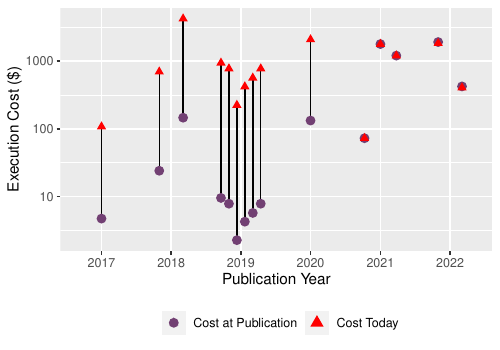

Generate this figure with R:
library(readr)
library(dplyr)
library(tidyr)
library(igraph)
library(graphlayouts)
library(ggraph)
library(ggplot2)

extraction <- read_csv("data/cost.csv", 
                            col_types = cols(`Avg. Cost / Instance Ex` = col_number(), 
                                             `One Time Cost` = col_number(),
                                             `Year` = col_date(format = "%Y")), 
                            skip = 1) %>%
  filter(Included == TRUE) %>%
  filter(Cost == TRUE)

gasprice <- read_csv("data/gasprice.csv",
                     col_types = cols(`Date(UTC)` = col_date(format = "%m/%d/%Y")))
eth_usd <- read_csv("data/eth-usd.csv",
                    col_types = cols(Date = col_date(format = "%Y-%m-%d")))


colors = c("#724073", "#1E2759", "#124019", "#F2DC6D", "#000000")
cost_column_name <- "Avg. Cost / Instance Ex"
wei_to_eth <- function(wei) {
  wei / 10^18
}
stopifnot(all.equal(wei_to_eth(1000000000000000000), 1))
          
# Cost
#######################################################
extraction_cost <- extraction %>%
  filter(Cost == TRUE) %>%
  filter(Unit == 'Gas') %>%
  select(Year, Title, cost_column_name, "One Time Cost", "Case", "Unit") %>%
  drop_na(cost_column_name)

# Convert Wei to ETH
gasprice$`Value (Eth)` <- gasprice$`Value (Wei)` %>% 
  wei_to_eth

# We're only interested in the yearly prices
gasprice$`Year` <- strftime(gasprice$`Date(UTC)`, "%Y")
gasprice <- aggregate(`Value (Eth)` ~ Year,
                        gasprice,
                        FUN = mean)

eth_usd$Year <- strftime(eth_usd$Date, "%Y")
eth_usd <- aggregate(`Open` ~ Year,
                     eth_usd,
                     FUN = mean)

extraction_cost$Date <- extraction_cost$Year
extraction_cost$Year <- strftime(extraction_cost$Date, "%Y")

# Calculate Ex price in ETH
extraction_cost <- merge(extraction_cost, gasprice, by.x = "Year", by.y = "Year")
extraction_cost$`Ex Cost (Eth)` <- extraction_cost$`Avg. Cost / Instance Ex` * extraction_cost$`Value (Eth)`

# Calculate Ex price in $
extraction_cost <- merge(extraction_cost, eth_usd, by.x = "Year", by.y = "Year")
extraction_cost$`Ex Cost ($)` <- extraction_cost$`Ex Cost (Eth)` * extraction_cost$Open

# Calculate Ex price in $ today
eth_usd_today <- eth_usd %>% 
  filter(Year == "2021")
gasprice_today <- gasprice %>% 
  filter(Year == "2021")
extraction_cost$`Ex Cost Today ($)` <- extraction_cost$`Avg. Cost / Instance Ex` * gasprice_today$`Value (Eth)` * eth_usd_today$Open

# Plotting
ggplot(extraction_cost, aes(x=Date, y=`Ex Cost ($)`)) +
  geom_linerange(aes(ymin = `Ex Cost ($)`, ymax = `Ex Cost Today ($)`), 
                 position = position_dodge2(width=250)) +
  geom_point( aes(x=Date, y=`Ex Cost ($)`, color="Cost at Publication", shape="Cost at Publication"), 
              size=3, 
              position = position_dodge2(width=250)) +
  geom_point( aes(x=Date, y=`Ex Cost Today ($)`, color="Cost Today", shape="Cost Today"), 
              size=2,
              shape=17,
              position = position_dodge2(width=250)) + 
  scale_y_continuous(trans = "log10") +
  scale_x_date(date_labels = "%Y", breaks = "1 year", minor_breaks = NULL) +
  scale_color_manual(name = element_blank(),
               values = c("Cost at Publication" = colors[1], "Cost Today" = "red")) +
  scale_shape_manual(name = element_blank(), values = c("Cost at Publication" = 16, "Cost Today"= 17)) +
  theme(legend.position = "bottom") +
  xlab(label = 'Publication Year') +
  ylab(label = 'Execution Cost ($)')
ggsave("cost.pdf", width = 5, height = 4)